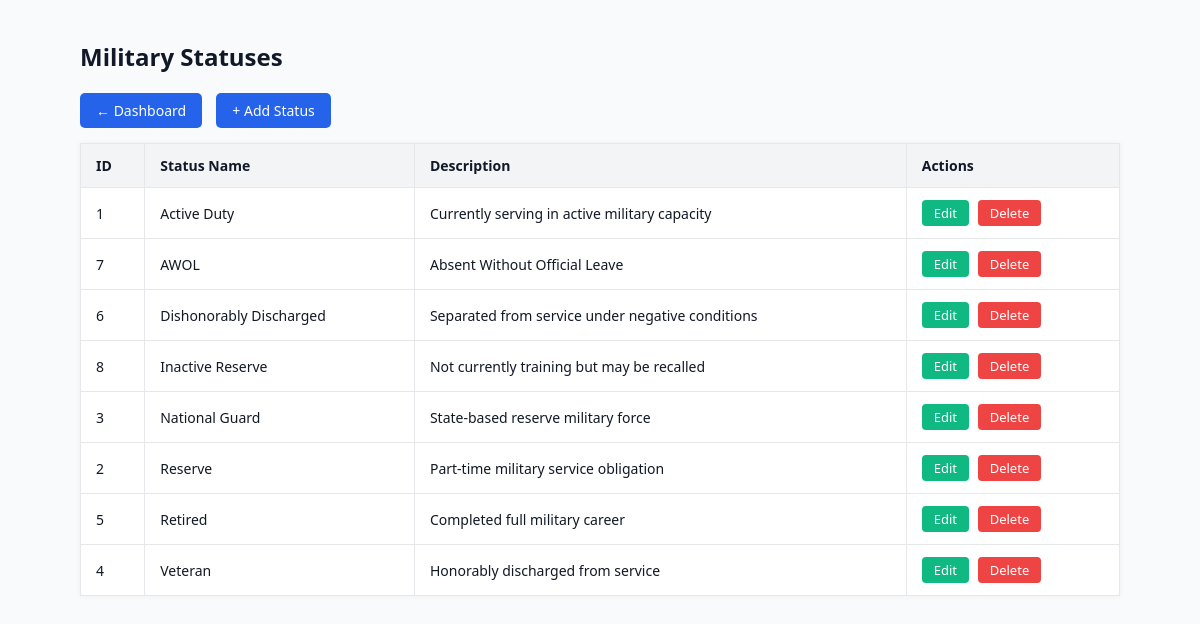
Page /statuses/index.php (signed in) on the committed database.
### tables this page shows
CREATE TABLE `statuses` (
  `id` int(11) NOT NULL,
  `status_name` varchar(50) NOT NULL,
  `description` varchar(255) DEFAULT NULL
);

### statuses/index.php (the view, shortened to what this page needs)
<?php
require '../config/db.php';
$stmt = $pdo->query("SELECT * FROM statuses ORDER BY status_name");
$statuses = $stmt->fetchAll(PDO::FETCH_ASSOC);
?>
<!DOCTYPE html>
<html>
<head>
    <link rel="stylesheet" href="../css/styles.css">
</head>
<body>
    <h1>Military Statuses</h1>
    <a href="../dashboard/index.php" class="button-link">← Dashboard</a>
    <a href="add.php" class="button-link">+ Add Status</a>
    <table border="1">
        <tr>
            <th>ID</th>
            <th>Status Name</th>
            <th>Description</th>
            <th>Actions</th>
        </tr>
        <?php foreach ($statuses as $status): ?>
            <tr>
                <td><?= htmlspecialchars($status['id']) ?></td>
                <td><?= htmlspecialchars($status['status_name']) ?></td>
                <td><?= htmlspecialchars($status['description'] ?? 'N/A') ?></td>
                <td>
                    <a href="edit.php?id=<?= $status['id'] ?>" class="table-btn edit-btn">Edit</a>
                    <a href="index.php?delete=<?= $status['id'] ?>" onclick="return confirm('Delete this status?')" class="table-btn delete-btn">Delete</a>
                </td>
            </tr>
        <?php endforeach; ?>
    </table>
</body>
</html>

### css/styles.css (style rules this page uses)
body { font-family: 'Segoe UI', sans-serif; margin: 40px 80px 50px 80px; padding: 0; background-color: #f9fafb; color: #111827; }
h1 { font-size: 24px; margin-bottom: 20px; }
a { color: #2563eb; text-decoration: none; margin-right: 10px; }
.button-link { display: inline-block; background-color: #2563eb; color: #ffffff; padding: 8px 16px; margin-right: 10px; border-radius: 5px; font-size: 14px; text-decoration: none; transition: background-color 0.3s ease; }
.table-btn { display: inline-block; padding: 4px 12px; border-radius: 4px; font-size: 13px; text-decoration: none; color: #fff; margin-right: 5px; transition: background-color 0.3s ease; }
.edit-btn { background-color: #10b981; }
.delete-btn { background-color: #ef4444; }
table { width: 100%; border-collapse: collapse; margin-top: 15px; background: #fff; box-shadow: 0 0 5px rgba(0, 0, 0, 0.05); }
table th, table td { padding: 12px 15px; border: 1px solid #e5e7eb; text-align: left; font-size: 14px; }
table th { background-color: #f3f4f6; font-weight: 600; }

### rows in the picture
statuses: id "1", status_name "Active Duty", description "Currently serving in active military capacity"
statuses: id "7", status_name "AWOL", description "Absent Without Official Leave"
statuses: id "6", status_name "Dishonorably Discharged", description "Separated from service under negative conditions"
statuses: id "8", status_name "Inactive Reserve", description "Not currently training but may be recalled"
statuses: id "3", status_name "National Guard", description "State-based reserve military force"
statuses: id "2", status_name "Reserve", description "Part-time military service obligation"
statuses: id "5", status_name "Retired", description "Completed full military career"
statuses: id "4", status_name "Veteran", description "Honorably discharged from service"
